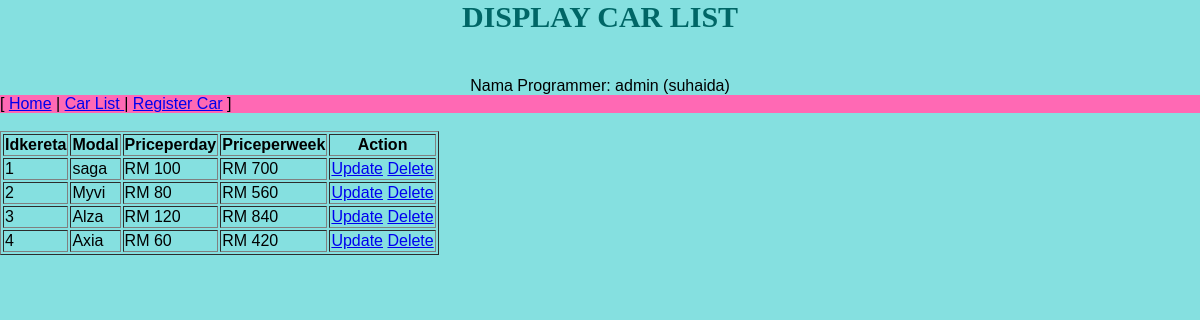
Page /admin/index.php on the earlier database version.
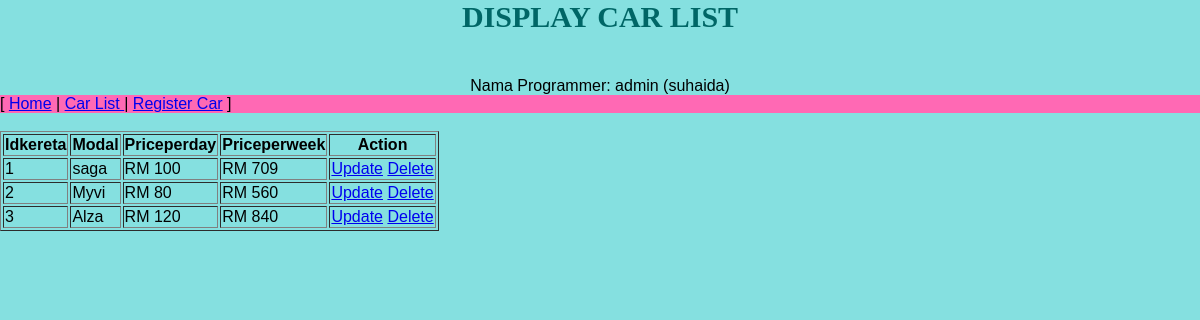
Same page on the later database version.
### tables this page shows
CREATE TABLE `kereta` (
  `idkereta` int(10) NOT NULL,
  `modal` varchar(20) NOT NULL,
  `priceperday` varchar(10) NOT NULL,
  `priceperweek` varchar(10) NOT NULL
);

### admin/index.php (the view, shortened to what this page needs)
<?php
require '../connection.php';
$sql = "SELECT * FROM kereta";
$result = mysqli_query($conn, $sql);
?>
<html>
<head>
    <link rel="stylesheet" href="../style.css">
</head>
<body>
    <center>
        <h2> Display Car List</h2>
        <br> Nama Programmer: admin (suhaida)</a>
    </center>
    <nav style="background-color: hotpink">
        [
        <a class="active" href="../index.php">Home</a>
        |
        <a href="listcar.php">Car List </a>
        |
        <a href="register.php">Register Car</a>
        ]
    </nav>
    <br>
    <table border="1">
        <tr>
            <th>Idkereta</th>
            <th>Modal</th>
            <th>Priceperday</th>
            <th>Priceperweek</th>
            <th>Action</th>
        </tr>
        <?php
        if (mysqli_num_rows($result) > 0) {
            while ($row = mysqli_fetch_assoc($result)) {
        ?>
                <tr>
                    <td><?php echo $row["idkereta"]; ?></td>
                    <td><?php echo $row["modal"]; ?></td>
                    <td><?php echo $row["priceperday"]; ?></td>
                    <td><?php echo $row["priceperweek"]; ?></td>
                    <td colspan="2">
                        <a href="updatecar.php?idkereta=<?php echo $row["idkereta"]; ?>">Update</a>
                        <a href="deletecar.php?idkereta=<?php echo $row["idkereta"]; ?>" onclick="return confirm('Are you sure to delete?')">Delete</a>
                    </td>
                </tr>
        <?php
            }
        } else {
            echo "0 results";
        }
        ?>
    </table>
</body>
</html>

### style.css (style rules this page uses)
body { background-color: #85e0e0; font-family: Arial, Helvetica, sans-serif; margin: 0; }
h2 { text-align: center; text-transform: uppercase; font-size: 30px; font-family: "Times New Roman", Times, serif; color: #006666; }

Differences in the rows shown:
removed kereta: idkereta "4", modal "Axia", priceperday "RM 60", priceperweek "RM 420"
changed kereta "saga": priceperweek "RM 700" → "RM 709"
